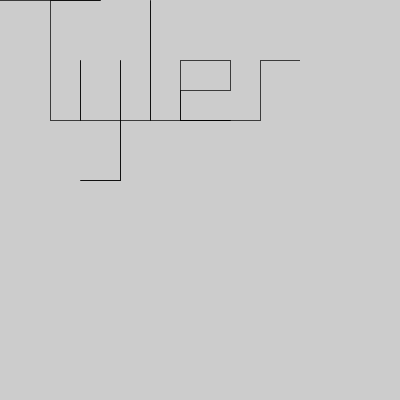
Frame 1 (no input)
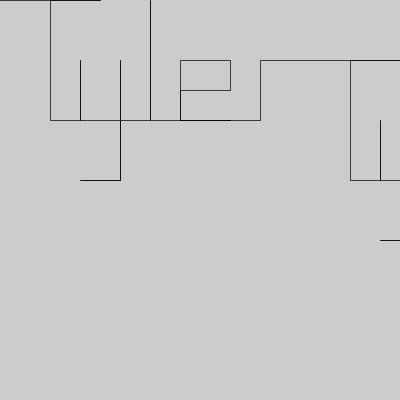
Frame 2 (the mouse pressed at the canvas centre, redrawn once)

The Processing sketch that drew these frames (run headless with seeded random() and noise(); the mouse was pressed at the canvas centre and the sketch redrawn once):

// Processing sketch: Etch_a_sketch
// ── Etch_a_sketch.pde
int x,y;

void setup() {
  size(400,400);
  frameRate(10);
  //set start coords
  x=0;
  y=0;
}

void draw() {
  fill(255);
  drawName();
  noLoop();
}

//algorithm for 1st name
void drawName() {
  moveRight(10);
  moveLeft(5);
  moveDown(12);
  moveRight(3);
  
  moveUp(6);
  moveDown(6);
  moveRight(4);
  moveUp(6);
  moveDown(12);
  moveLeft(4);
  moveRight(4);
  moveUp(6);
  moveRight(3);
  
  moveUp(12);
  moveDown(12);
  moveRight(3);
  
  moveRight(5);
  moveLeft(5);
  moveUp(6);
  moveRight(5);
  moveDown(3);
  moveLeft(5);
  moveDown(3);
  moveRight(5);
  moveRight(3);
  
  moveUp(6);
  moveRight(4);
  
}

//method to draw right line
void moveRight(int rep) {
  for(int i=0; i<rep*10;i++) {
    point(x+i,y);
  }
  x=x+(10*rep);
}

//method for moving down
void moveDown(int rep) {
  for(int i=0; i<rep*10;i++) {
    point(x,y+i);
  }
  y=y+(10*rep);
}

//move up
void moveUp(int rep) {
  for(int i=0; i<rep*10;i++) {
    point(x,y-i);
  }
  y=y-(10*rep);
}

//move right
void moveLeft(int rep) {
  for(int i=0; i<rep*10;i++) {
    point(x-i,y);
  }
  x=x-(10*rep);
}
